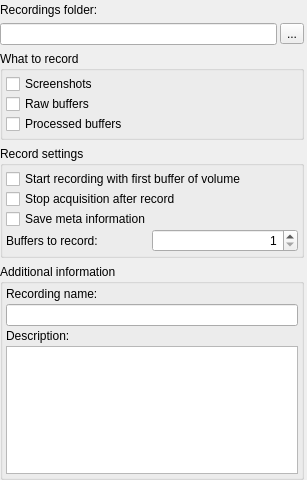
             <widget class="QWidget" name="scrollAreaWidgetContents_2">
              <property name="geometry">
               <rect>
                <x>0</x>
                <y>0</y>
                <width>307</width>
                <height>480</height>
               </rect>
              </property>
              <property name="sizePolicy">
               <sizepolicy hsizetype="Preferred" vsizetype="Preferred">
                <horstretch>0</horstretch>
                <verstretch>0</verstretch>
               </sizepolicy>
              </property>
              <layout class="QVBoxLayout" name="verticalLayout_22">
               <property name="leftMargin">
                <number>0</number>
               </property>
               <property name="topMargin">
                <number>0</number>
               </property>
               <property name="rightMargin">
                <number>3</number>
               </property>
               <property name="bottomMargin">
                <number>0</number>
               </property>
               <item>
                <layout class="QVBoxLayout" name="verticalLayout_2">
                 <property name="spacing">
                  <number>3</number>
                 </property>
                 <item>
                  <layout class="QHBoxLayout" name="horizontalLayout_3">
                   <item>
                    <widget class="QLabel" name="label">
                     <property name="text">
                      <string>Recordings folder:</string>
                     </property>
                    </widget>
                   </item>
                   <item>
                    <spacer name="horizontalSpacer_2">
                     <property name="orientation">
                      <enum>Qt::Horizontal</enum>
                     </property>
                     <property name="sizeHint" stdset="0">
                      <size>
                       <width>40</width>
                       <height>20</height>
                      </size>
                     </property>
                    </spacer>
                   </item>
                  </layout>
                 </item>
                 <item>
                  <layout class="QHBoxLayout" name="horizontalLayout_2">
                   <item>
                    <widget class="QLineEdit" name="lineEdit_saveFolder">
                     <property name="readOnly">
                      <bool>false</bool>
                     </property>
                     <property name="cursorMoveStyle">
                      <enum>Qt::VisualMoveStyle</enum>
                     </property>
                     <property name="clearButtonEnabled">
                      <bool>false</bool>
                     </property>
                    </widget>
                   </item>
                   <item>
                    <widget class="QToolButton" name="toolButton_recPath">
                     <property name="text">
                      <string>...</string>
                     </property>
                    </widget>
                   </item>
                  </layout>
                 </item>
                </layout>
               </item>
               <item>
                <widget class="QGroupBox" name="groupBox">
                 <property name="title">
                  <string>What to record</string>
                 </property>
                 <layout class="QVBoxLayout" name="verticalLayout_3">
                  <property name="spacing">
                   <number>0</number>
                  </property>
                  <property name="leftMargin">
                   <number>3</number>
                  </property>
                  <property name="topMargin">
                   <number>3</number>
                  </property>
                  <property name="rightMargin">
                   <number>3</number>
                  </property>
                  <property name="bottomMargin">
                   <number>3</number>
                  </property>
                  <item>
                   <widget class="QCheckBox" name="checkBox_recordScreenshots">
                    <property name="text">
                     <string>Screenshots</string>
                    </property>
                   </widget>
                  </item>
                  <item>
                   <widget class="QCheckBox" name="checkBox_recordRawBuffers">
                    <property name="text">
                     <string>Raw buffers</string>
                    </property>
                   </widget>
                  </item>
                  <item>
                   <widget class="QCheckBox" name="checkBox_recordProcessedBuffers">
                    <property name="text">
                     <string>Processed buffers</string>
                    </property>
                   </widget>
                  </item>
                 </layout>
                </widget>
               </item>
               <item>
                <widget class="QGroupBox" name="groupBox_2">
                 <property name="title">
                  <string>Record settings</string>
                 </property>
                 <layout class="QVBoxLayout" name="verticalLayout_4">
                  <property name="spacing">
                   <number>0</number>
                  </property>
                  <property name="leftMargin">
                   <number>3</number>
                  </property>
                  <property name="topMargin">
                   <number>3</number>
                  </property>
                  <property name="rightMargin">
                   <number>3</number>
                  </property>
                  <property name="bottomMargin">
                   <number>3</number>
                  </property>
                  <item>
                   <widget class="QCheckBox" name="checkBox_startWithFirstBuffer">
                    <property name="text">
                     <string>Start recording with first buffer of volume</string>
                    </property>
                   </widget>
                  </item>
                  <item>
                   <widget class="QCheckBox" name="checkBox_stopAfterRec">
                    <property name="text">
                     <string>Stop acquisition after record</string>
                    </property>
                   </widget>
                  </item>
                  <item>
                   <widget class="QCheckBox" name="checkBox_meta">
                    <property name="text">
                     <string>Save meta information</string>
                    </property>
                   </widget>
                  </item>
                  <item>
                   <layout class="QHBoxLayout" name="horizontalLayout_4">
                    <item>
                     <widget class="QLabel" name="label_2">
                      <property name="text">
                       <string>Buffers to record:</string>
                      </property>
                     </widget>
                    </item>
                    <item>
                     <widget class="QSpinBox" name="spinBox_volumes">
                      <property name="alignment">
                       <set>Qt::AlignRight|Qt::AlignTrailing|Qt::AlignVCenter</set>
                      </property>
                      <property name="minimum">
                       <number>1</number>
                      </property>
                      <property name="maximum">
                       <number>9999</number>
                      </property>
                     </widget>
                    </item>
                   </layout>
                  </item>
                 </layout>
                </widget>
               </item>
               <item>
                <widget class="QGroupBox" name="groupBox_6">
                 <property name="sizePolicy">
                  <sizepolicy hsizetype="Expanding" vsizetype="Expanding">
                   <horstretch>0</horstretch>
                   <verstretch>0</verstretch>
                  </sizepolicy>
                 </property>
                 <property name="title">
                  <string>Additional information</string>
                 </property>
                 <layout class="QVBoxLayout" name="verticalLayout_15">
                  <property name="spacing">
                   <number>3</number>
                  </property>
                  <property name="leftMargin">
                   <number>3</number>
                  </property>
                  <property name="topMargin">
                   <number>3</number>
                  </property>
                  <property name="rightMargin">
                   <number>3</number>
                  </property>
                  <property name="bottomMargin">
                   <number>3</number>
                  </property>
                  <item>
                   <layout class="QVBoxLayout" name="verticalLayout_14">
                    <property name="spacing">
                     <number>3</number>
                    </property>
                    <item>
                     <widget class="QLabel" name="label_20">
                      <property name="text">
                       <string>Recording name:</string>
                      </property>
                     </widget>
                    </item>
                    <item>
                     <widget class="QLineEdit" name="lineEdit_recName"/>
                    </item>
                   </layout>
                  </item>
                  <item>
                   <layout class="QVBoxLayout" name="verticalLayout_5">
                    <property name="spacing">
                     <number>3</number>
                    </property>
                    <item>
                     <widget class="QLabel" name="label_21">
                      <property name="text">
                       <string>Description:</string>
                      </property>
                     </widget>
                    </item>
                    <item>
                     <widget class="QPlainTextEdit" name="plainTextEdit_description">
                      <property name="sizePolicy">
                       <sizepolicy hsizetype="Expanding" vsizetype="Expanding">
                        <horstretch>0</horstretch>
                        <verstretch>0</verstretch>
                       </sizepolicy>
                      </property>
                      <property name="maximumSize">
                       <size>
                        <width>16777215</width>
                        <height>16777215</height>
                       </size>
                      </property>
                     </widget>
                    </item>
                   </layout>
                  </item>
                 </layout>
                </widget>
               </item>
              </layout>
             </widget>
